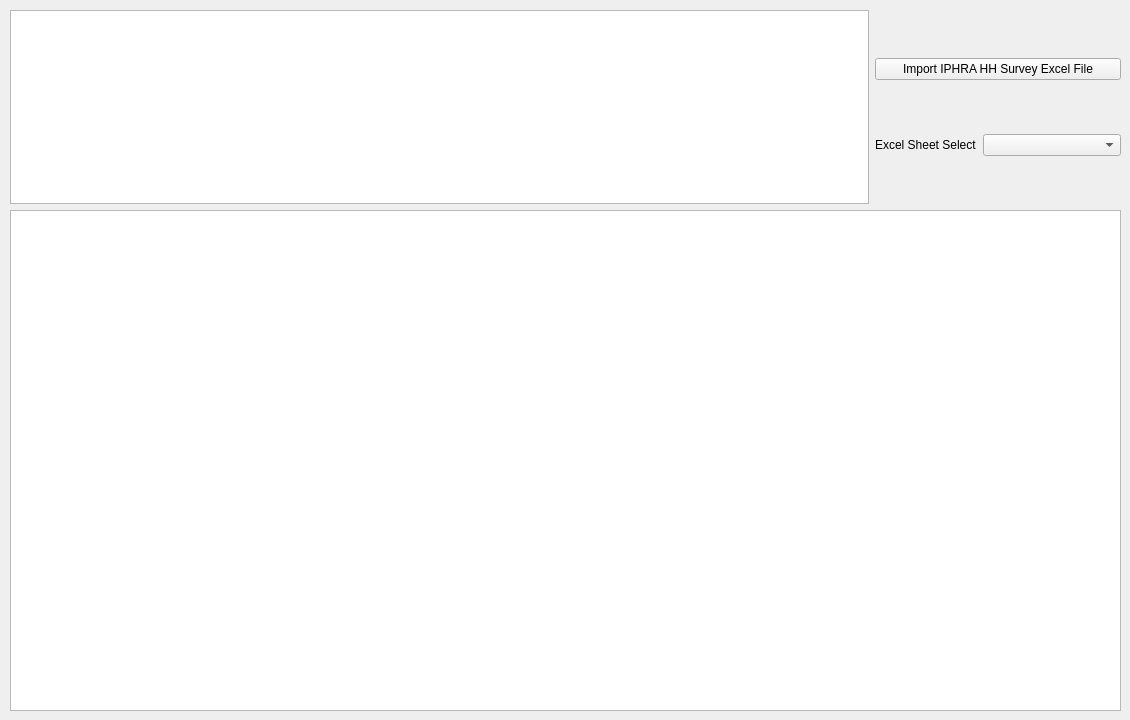
      <widget class="QWidget" name="importTab">
       <attribute name="title">
        <string>Data Import</string>
       </attribute>
       <widget class="QTableView" name="data_import_viewer">
        <property name="geometry">
         <rect>
          <x>10</x>
          <y>210</y>
          <width>1111</width>
          <height>501</height>
         </rect>
        </property>
       </widget>
       <widget class="QWidget" name="layoutWidget">
        <property name="geometry">
         <rect>
          <x>10</x>
          <y>10</y>
          <width>1111</width>
          <height>194</height>
         </rect>
        </property>
        <layout class="QHBoxLayout" name="horizontalLayout_37">
         <item>
          <widget class="QTextBrowser" name="data_import_instructions"/>
         </item>
         <item>
          <layout class="QVBoxLayout" name="verticalLayout_24">
           <item>
            <widget class="QPushButton" name="data_import_file_select">
             <property name="text">
              <string>Import IPHRA HH Survey Excel File</string>
             </property>
            </widget>
           </item>
           <item>
            <layout class="QHBoxLayout" name="horizontalLayout_36">
             <item>
              <widget class="QLabel" name="data_import_sheet_select_label">
               <property name="text">
                <string>Excel Sheet Select</string>
               </property>
               <property name="wordWrap">
                <bool>true</bool>
               </property>
              </widget>
             </item>
             <item>
              <widget class="QComboBox" name="data_import_sheet_select_input">
               <property name="currentText">
                <string/>
               </property>
               <property name="placeholderText">
                <string>Select Sheet</string>
               </property>
               <item>
                <property name="text">
                 <string>Select excel sheet...</string>
                </property>
               </item>
              </widget>
             </item>
            </layout>
           </item>
          </layout>
         </item>
        </layout>
       </widget>
      </widget>
